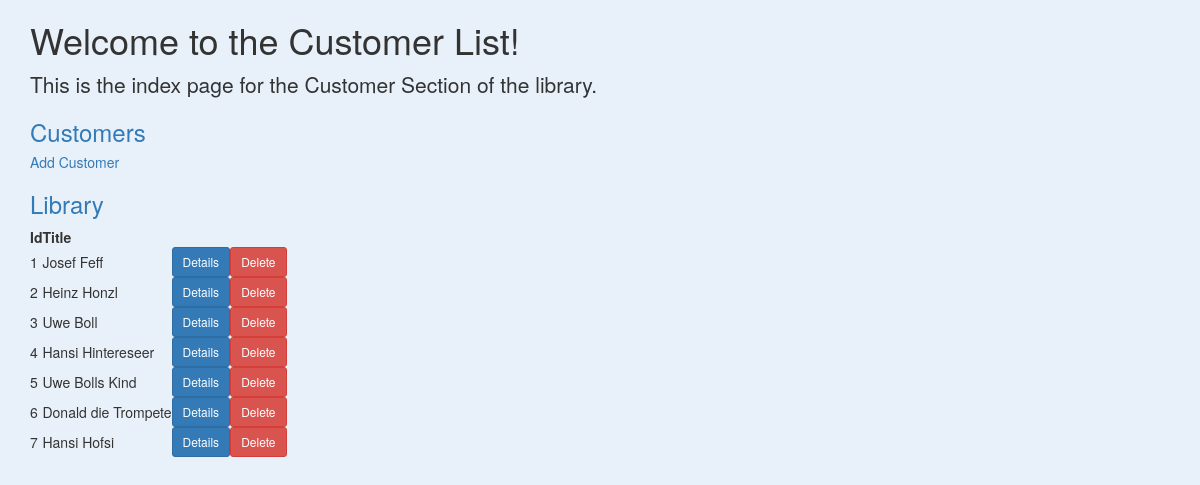
The page /customers on the database as committed earlier.
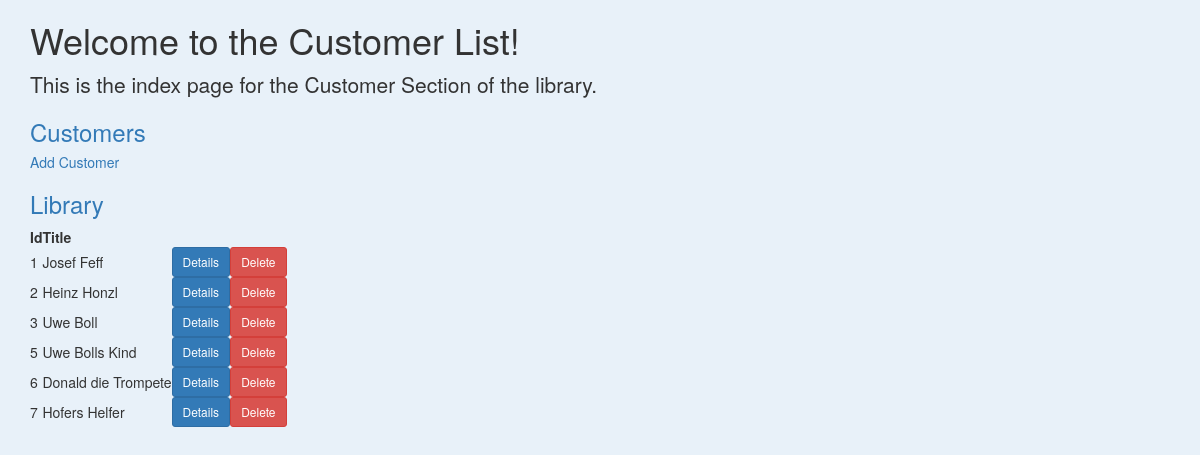
The same page on the database as committed later.
### app.py (models this page shows, shortened)
class Customer(db.Model):
    __tablename__ = 'customers'
    id = db.Column(db.Integer, primary_key=True)
    name = db.Column(db.String)

### app.py (the view)
@app.route('/customers')
def customers():
    return render_template('customers.html', customer = Customer.query.all())

### templates/customers.html (shortened to what this page needs)
{% extends 'bootstrap/base.html' %} {% block styles %} {{ super() }}
 {% endblock %} {% block title %} Library {% endblock %} {% block content %}
<div class="container">
    <div class="row">
        <div class="col-md-10 col-lg-8 mx-lg-auto mx-md-auto">
            <h1 class="pt-5 pb-2">Welcome to the Customer List!</h1>
            <p class="lead">This is the index page for the Customer Section of the library.</p>
            <h3>
                <a href="{{ url_for('customers') }}">Customers</a>
            </h3>
            <h5>
                <a href="{{ url_for('new_customer') }}">Add Customer</a>
            </h5>
            <h3>
                <a href="{{ url_for('index') }}">Library</a>
            </h3>
            <table>
                <thead>
                    <tr>
                        <th>Id</th>
                        <th>Title</th>
                    </tr>
                </thead>
                <tbody>
                    {% for customer in customer %}
                    <tr>
                        <td>{{ customer.id }}</td>
                        <td>{{ customer.name }}</td>
                        <td>
                            <a href=/customers/{{customer.id}}>
                                <button class="btn btn-primary btn-sm">Details</button>
                            </a>
                        </td>
                        <td>
                            <a href=/customers/{{customer.id}}/delete>
                                <button class="btn btn-danger btn-sm">Delete</button>
                            </a>
                        </td>
                    </tr>
                    {% endfor %}
                </tbody>
            </table>
        </div>
    </div>
</div>
{% endblock %}

Rows that differ between the two databases and show on the page:
removed Customer: id "4", name "Hansi Hintereseer"
changed Customer id 7: name "Hansi Hofsi" → "Hofers Helfer"
